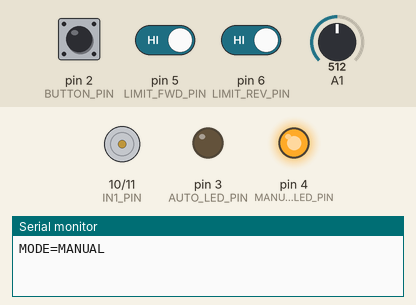
This program was run on a simulated Arduino Uno, built with avr-gcc and run on an emulated ATmega328P. Parts: motor-driver pin pairs drawn as motors (green arrow = first pin HIGH = forward, orange = second pin HIGH = backward, longer = more drive), output pins drawn as LEDs (lit = HIGH), the last lines printed to the serial monitor. Inputs (shaded band) come from the test bench; at power-on: pin 2 (BUTTON_PIN) HIGH, pin 6 (LIMIT_REV_PIN) HIGH, pin 5 (LIMIT_FWD_PIN) HIGH, A1 = 512. Random numbers use the default seed unless the program sets one.

Above: at 1.2 s.
1.3 s: pin 2 (BUTTON_PIN) pulled LOW for 0.15 s
At 3.0 s:
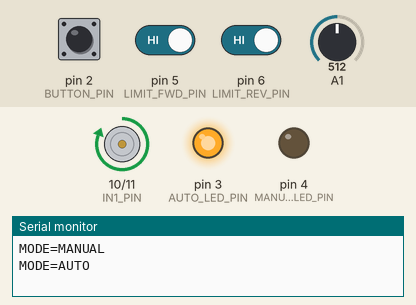
4.4 s: pin 6 (LIMIT_REV_PIN) driven LOW
7.4 s: pin 5 (LIMIT_FWD_PIN) driven LOW
At 8.0 s:
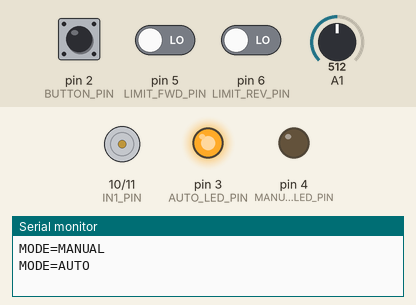
8.9 s: pin 5 (LIMIT_FWD_PIN) driven HIGH
At 9.6 s:
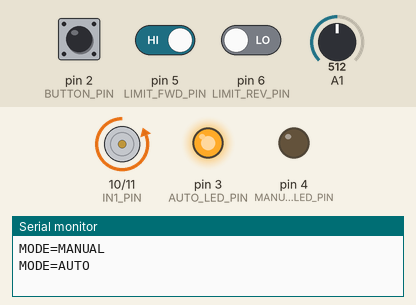
11.9 s: pin 2 (BUTTON_PIN) pulled LOW for 1 s
At 12.9 s:
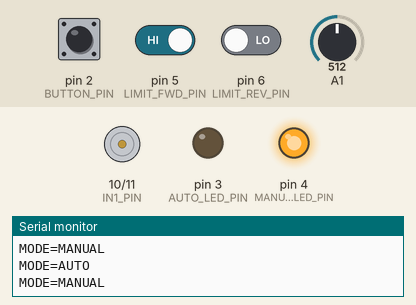
14.4 s: A1 set to 580
15.9 s: A1 set to 592
At 16.2 s:
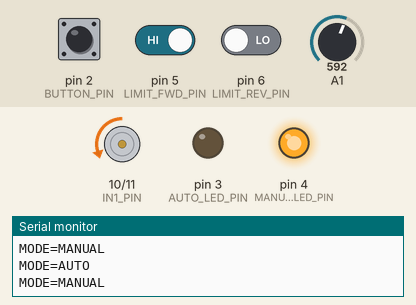
Timing chart, 0 to 18.4 s (numbered marks = the images above; inputs shaded):
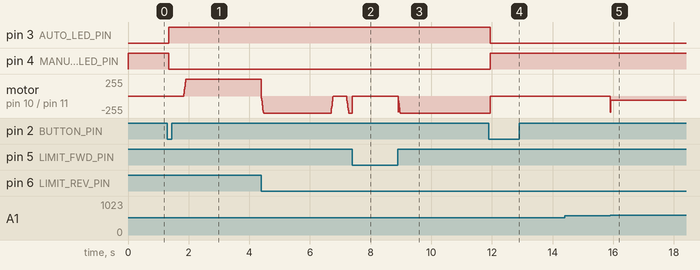

Measured:
- the behaviour switches between 591 and 592 on A1 (found by bisection; images 4 and 5)
- after the input at 1.3 s, pin 3 (AUTO_LED_PIN): LOW → HIGH at once; pin 4 (MANUAL_LED_PIN): HIGH → LOW at once; motor on pin 10 (IN1_PIN) / pin 11 (IN2_PIN): stopped → forward 255/255 after 0.54 s
- after the input at 7.4 s, motor on pin 10 (IN1_PIN) / pin 11 (IN2_PIN): backward 255/255 → stopped at once
- after the input at 8.9 s, motor on pin 10 (IN1_PIN) / pin 11 (IN2_PIN): stopped → backward 255/255 at once
- after the input at 11.9 s, pin 3 (AUTO_LED_PIN): HIGH → LOW at once; pin 4 (MANUAL_LED_PIN): LOW → HIGH at once
- after the input at 14.4 s, every drawn part: stays the same
- after the input at 15.9 s, motor on pin 10 (IN1_PIN) / pin 11 (IN2_PIN): stopped → backward 60/255 at once

The program:

main.cpp
```cpp
#include <Arduino.h>

// --- Cấu hình chân Arduino Uno ---
constexpr uint8_t BUTTON_PIN = 2;
constexpr uint8_t AUTO_LED_PIN = 3;
constexpr uint8_t MANUAL_LED_PIN = 4;

// Cấu hình L298N - Động cơ DC JGA25 280RPM
// Chuyển sang D10 (PWM) và D11 (PWM)
constexpr uint8_t IN1_PIN = 10;
constexpr uint8_t IN2_PIN = 11;

// Cấu hình Công tắc hành trình (Limit Switch - Safe Stop)
// Module 3 chân: VCC -> 5V, GND -> GND, OUT -> D5 (Tiến/Thuận) & D6 (Lùi/Nghịch)
constexpr uint8_t LIMIT_FWD_PIN = 5; // Công tắc giới hạn đầu thuận / tiến
constexpr uint8_t LIMIT_REV_PIN = 6; // Công tắc giới hạn đầu nghịch / lùi
// Hầu hết module công tắc hành trình 3 chân có LED: khi chạm sẽ kéo chân OUT xuống LOW.
// (Đổi thành HIGH nếu module của bạn bình thường LOW, khi bấm ra HIGH)
constexpr int LIMIT_ACTIVE_LEVEL = LOW;

constexpr int CENTER = 511;
constexpr int DEAD_ZONE = 80;
constexpr int JOY_RANGE = 380;   // Chỉ cần gạt ~75% hành trình là đã đạt kịch trần MAX_SPEED (255)
constexpr int MIN_SPEED = 60;   // PWM tối thiểu để động cơ JGA25 thắng ma sát hộp số
constexpr int MAX_SPEED = 255;  // PWM tối đa (0 - 255)
constexpr int MOTOR_DIRECTION = 1; // Đổi thành -1 nếu muốn đảo chiều quay thực tế
constexpr unsigned long DEBOUNCE_MS = 40;
constexpr unsigned long RAMP_INTERVAL_MS = 10; // Tần suất cập nhật gia tốc (ms)
constexpr int RAMP_STEP = 35;                 // Bước tăng/giảm PWM (đạt max 255 trong ~70ms)

bool autoMode = false;
bool manualReady = false;
int lastReading = HIGH;
int stableButton = HIGH;
unsigned long changedAt = 0;

int currentSpeed = 0;
int autoSpeed = 0;
unsigned long lastRampAt = 0;
unsigned long autoStartedAt = 0;
unsigned long autoDuration = 500;

bool buttonPressed(int reading, unsigned long now) {
  if (reading != lastReading) {
    lastReading = reading;
    changedAt = now;
  }
  if (now - changedAt >= DEBOUNCE_MS && reading != stableButton) {
    stableButton = reading;
    return stableButton == LOW;
  }
  return false;
}

int joystickSpeed(int y) {
  int diff = y - CENTER;
  if (abs(diff) <= DEAD_ZONE) return 0;

  if (diff > 0) {
    long val = map(diff, DEAD_ZONE, JOY_RANGE, MIN_SPEED, MAX_SPEED);
    return (int)constrain(val, MIN_SPEED, MAX_SPEED);
  } else {
    long val = map(-diff, DEAD_ZONE, JOY_RANGE, MIN_SPEED, MAX_SPEED);
    return -(int)constrain(val, MIN_SPEED, MAX_SPEED);
  }
}

// --- Cấu hình và Hàm Debug Joystick ---
constexpr bool DEBUG_JOYSTICK = false;            // Đổi thành false nếu muốn tắt in debug
constexpr unsigned long DEBUG_INTERVAL_MS = 200; // In mỗi 200ms (5 lần/s), không nghẽn chip
int rawY_min = 1023;
int rawY_max = 0;
unsigned long lastDebugAt = 0;

void debugJoystick(int rawY, int targetSpeed, bool ready, bool hitFwd, bool hitRev, unsigned long now) {
  if (!DEBUG_JOYSTICK) return;

  // Tự động ghi nhớ khoảng dao động thực tế khi gạt cần
  if (rawY < rawY_min) rawY_min = rawY;
  if (rawY > rawY_max) rawY_max = rawY;

  // Giới hạn tần suất in Serial để không nghẽn Arduino và không lag động cơ
  if (now - lastDebugAt >= DEBUG_INTERVAL_MS) {
    lastDebugAt = now;
    int diff = rawY - CENTER;

    Serial.print(F("[JOY] ADC: "));
    Serial.print(rawY);
    Serial.print(F(" (Min: "));
    Serial.print(rawY_min);
    Serial.print(F(", Max: "));
    Serial.print(rawY_max);
    Serial.print(F(") | Diff: "));
    if (diff >= 0) Serial.print('+');
    Serial.print(diff);
    Serial.print(F(" | PWM Target: "));
    Serial.print(targetSpeed);
    Serial.print(F(" | PWM Out: "));
    Serial.print(currentSpeed);
    Serial.print(F(" | Status: "));
    if (!ready) {
      Serial.print(F("WAIT_CENTER"));
    } else if (targetSpeed == 0) {
      Serial.print(F("STOP"));
    } else if (targetSpeed > 0) {
      Serial.print(F("FWD"));
    } else {
      Serial.print(F("REV"));
    }
    if (hitFwd) Serial.print(F(" | [!] LIMIT_FWD HIT"));
    if (hitRev) Serial.print(F(" | [!] LIMIT_REV HIT"));
    Serial.println();
  }
}

bool isLimitFwdHit() {
  return digitalRead(LIMIT_FWD_PIN) == LIMIT_ACTIVE_LEVEL;
}

bool isLimitRevHit() {
  return digitalRead(LIMIT_REV_PIN) == LIMIT_ACTIVE_LEVEL;
}

void releaseMotor() {
  digitalWrite(IN1_PIN, LOW);
  digitalWrite(IN2_PIN, LOW);
  currentSpeed = 0;
}

void setMotorPWM(int speed) {
  speed = speed * MOTOR_DIRECTION;

  if (speed == 0) {
    digitalWrite(IN1_PIN, LOW);
    digitalWrite(IN2_PIN, LOW);
    return;
  }

  int pwm = constrain(abs(speed), 0, 255);

  if (speed > 0) {
    // Quay thuận: IN1 = LOW, IN2 = PWM
    digitalWrite(IN1_PIN, LOW);
    analogWrite(IN2_PIN, pwm);
  } else {
    // Quay nghịch: IN1 = PWM, IN2 = LOW (D10 và D11 đều có PWM phần cứng trên Arduino Uno)
    analogWrite(IN1_PIN, pwm);
    digitalWrite(IN2_PIN, LOW);
  }
}

void showMode() {
  digitalWrite(MANUAL_LED_PIN, autoMode ? LOW : HIGH);
  digitalWrite(AUTO_LED_PIN, autoMode ? HIGH : LOW);
  Serial.println(autoMode ? F("MODE=AUTO") : F("MODE=MANUAL"));
}

void runMotor(int targetSpeed, unsigned long now) {
  // Lớp bảo vệ Safe Stop cấp thấp: Khóa ngay nếu đang muốn chạy về phía công tắc bị chạm
  if (targetSpeed * MOTOR_DIRECTION > 0 && isLimitFwdHit()) {
    targetSpeed = 0;
    currentSpeed = 0;
  }
  if (targetSpeed * MOTOR_DIRECTION < 0 && isLimitRevHit()) {
    targetSpeed = 0;
    currentSpeed = 0;
  }

  // Tăng tốc phản hồi tức thì nhưng vẫn có ramp nhẹ bảo vệ bánh răng hộp số JGA25
  if (now - lastRampAt >= RAMP_INTERVAL_MS) {
    lastRampAt = now;
    if (currentSpeed < targetSpeed) currentSpeed = min(currentSpeed + RAMP_STEP, targetSpeed);
    if (currentSpeed > targetSpeed) currentSpeed = max(currentSpeed - RAMP_STEP, targetSpeed);

    // Kiểm tra an toàn trước khi xuất xung PWM
    if ((currentSpeed * MOTOR_DIRECTION > 0 && isLimitFwdHit()) ||
        (currentSpeed * MOTOR_DIRECTION < 0 && isLimitRevHit())) {
      releaseMotor();
      return;
    }

    setMotorPWM(currentSpeed);
  }
}

#ifdef MODE_SELF_TEST
bool checkControls() {
  bool ok = joystickSpeed(0) == -MAX_SPEED && joystickSpeed(1023) == MAX_SPEED;
  ok &= joystickSpeed(431) == 0 && joystickSpeed(511) == 0 && joystickSpeed(591) == 0;
  ok &= joystickSpeed(200) < 0 && joystickSpeed(800) > 0;
  ok &= !buttonPressed(HIGH, 0);
  ok &= !buttonPressed(LOW, 10);
  ok &= !buttonPressed(HIGH, 15);
  ok &= !buttonPressed(LOW, 20);
  ok &= !buttonPressed(LOW, 59);
  ok &= buttonPressed(LOW, 60);
  ok &= !buttonPressed(LOW, 500);
  ok &= !buttonPressed(HIGH, 510);
  ok &= !buttonPressed(HIGH, 550);
  ok &= !buttonPressed(LOW, 600);
  ok &= buttonPressed(LOW, 640);
  lastReading = stableButton = HIGH;
  changedAt = 0;
  return ok;
}
#endif

void setup() {
  pinMode(BUTTON_PIN, INPUT_PULLUP);
  pinMode(LIMIT_FWD_PIN, INPUT_PULLUP);
  pinMode(LIMIT_REV_PIN, INPUT_PULLUP);
  pinMode(MANUAL_LED_PIN, OUTPUT);
  pinMode(AUTO_LED_PIN, OUTPUT);
  pinMode(IN1_PIN, OUTPUT);
  pinMode(IN2_PIN, OUTPUT);
  releaseMotor();
  Serial.begin(9600);
#ifdef MODE_SELF_TEST
  Serial.println(checkControls() ? F("CONTROLS TEST PASS") : F("CONTROLS TEST FAIL"));
#endif
  lastReading = stableButton = digitalRead(BUTTON_PIN);
  changedAt = millis();
  showMode();
}

void loop() {
  unsigned long now = millis();
  if (buttonPressed(digitalRead(BUTTON_PIN), now)) {
    autoMode = !autoMode;
    manualReady = false;
    currentSpeed = autoSpeed = 0;
    releaseMotor();
    lastRampAt = now;
    autoStartedAt = now;
    autoDuration = 500;
    if (autoMode) randomSeed(micros());
    showMode();
    return;
  }

  bool hitFwd = isLimitFwdHit();
  bool hitRev = isLimitRevHit();

  int targetSpeed = 0;
  if (autoMode) {
    // Khi chạm công tắc hành trình: tự động dừng chiều đó và lập tức đảo chiều chạy ngược lại
    if (autoSpeed * MOTOR_DIRECTION > 0 && hitFwd) {
      autoSpeed = -MOTOR_DIRECTION * MAX_SPEED; // Đảo chiều lùi ngay
      currentSpeed = 0;
      releaseMotor();
      autoStartedAt = now;
      autoDuration = random(2000, 4001);
    } else if (autoSpeed * MOTOR_DIRECTION < 0 && hitRev) {
      autoSpeed = MOTOR_DIRECTION * MAX_SPEED;  // Đảo chiều tiến ngay
      currentSpeed = 0;
      releaseMotor();
      autoStartedAt = now;
      autoDuration = random(2000, 4001);
    } else if (now - autoStartedAt >= autoDuration) {
      autoStartedAt = now;
      if (autoSpeed != 0) {
        autoSpeed = 0;
        autoDuration = random(400, 801); // Nghỉ ngắn giữa các lần đổi chiều (0.4s - 0.8s)
      } else {
        // Chọn chiều ngẫu nhiên nhưng tránh chiều đang bị kẹt công tắc
        int dir = random(2) ? 1 : -1;
        if (dir * MOTOR_DIRECTION > 0 && hitFwd) dir = -dir;
        if (dir * MOTOR_DIRECTION < 0 && hitRev) dir = -dir;
        autoSpeed = dir * MAX_SPEED; // Chạy hết công suất 100% (255 PWM)
        autoDuration = random(2000, 4001); // Chạy 2s - 4s
      }
    }
    targetSpeed = autoSpeed;
  } else {
    int y = analogRead(A1);
    if (abs(y - CENTER) <= DEAD_ZONE) manualReady = true;
    if (manualReady) targetSpeed = joystickSpeed(y);

    // Safe Stop ở chế độ thủ công:
    // Nếu chạm công tắc đầu nào thì chặn chiều đâm vào đầu đó, nhưng vẫn cho phép gạt lùi ra!
    if (targetSpeed * MOTOR_DIRECTION > 0 && hitFwd) {
      targetSpeed = 0;
      currentSpeed = 0;
    } else if (targetSpeed * MOTOR_DIRECTION < 0 && hitRev) {
      targetSpeed = 0;
      currentSpeed = 0;
    }

    if (targetSpeed == 0) currentSpeed = 0;

    // In thông số debug Joystick qua Serial
    debugJoystick(y, targetSpeed, manualReady, hitFwd, hitRev, now);
  }
  runMotor(targetSpeed, now);
}
```
